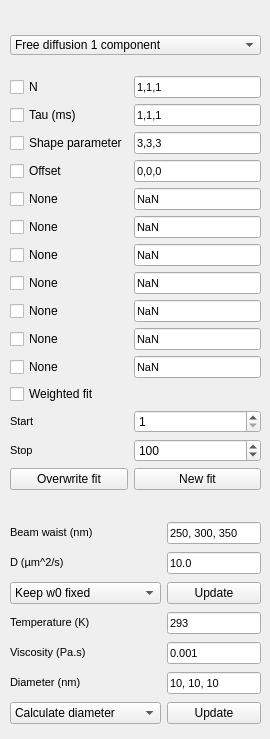
      <widget class="QWidget" name="tab_2">
       <attribute name="title">
        <string>Fit</string>
       </attribute>
       <widget class="QWidget" name="verticalLayoutWidget_4">
        <property name="geometry">
         <rect>
          <x>10</x>
          <y>20</y>
          <width>251</width>
          <height>487</height>
         </rect>
        </property>
        <layout class="QVBoxLayout" name="verticalLayout_8" stretch="0,0">
         <item>
          <widget class="QComboBox" name="fitModel_dropdown">
           <property name="sizePolicy">
            <sizepolicy hsizetype="Preferred" vsizetype="Fixed">
             <horstretch>0</horstretch>
             <verstretch>0</verstretch>
            </sizepolicy>
           </property>
           <property name="maximumSize">
            <size>
             <width>16777215</width>
             <height>20</height>
            </size>
           </property>
           <item>
            <property name="text">
             <string>Free diffusion 1 component</string>
            </property>
           </item>
           <item>
            <property name="text">
             <string>Anomalous diffusion 1 component</string>
            </property>
           </item>
           <item>
            <property name="text">
             <string>Free diffusion circular scanning</string>
            </property>
           </item>
           <item>
            <property name="text">
             <string>Free diffusion 2 components</string>
            </property>
           </item>
           <item>
            <property name="text">
             <string>2 components with afterpulsing</string>
            </property>
           </item>
          </widget>
         </item>
         <item>
          <layout class="QGridLayout" name="gridLayout_9">
           <property name="verticalSpacing">
            <number>6</number>
           </property>
           <item row="2" column="1">
            <widget class="QLineEdit" name="fit2_edit">
             <property name="font">
              <font>
               <pointsize>8</pointsize>
               <weight>50</weight>
               <bold>false</bold>
              </font>
             </property>
             <property name="text">
              <string>3,3,3</string>
             </property>
            </widget>
           </item>
           <item row="8" column="1">
            <widget class="QLineEdit" name="fit8_edit">
             <property name="font">
              <font>
               <pointsize>8</pointsize>
               <weight>50</weight>
               <bold>false</bold>
              </font>
             </property>
             <property name="text">
              <string>NaN</string>
             </property>
            </widget>
           </item>
           <item row="13" column="0">
            <widget class="QLabel" name="fitstop_label">
             <property name="text">
              <string>&lt;html&gt;&lt;head/&gt;&lt;body&gt;&lt;p&gt;&lt;span style=&quot; font-size:8pt;&quot;&gt;Stop&lt;/span&gt;&lt;/p&gt;&lt;/body&gt;&lt;/html&gt;</string>
             </property>
            </widget>
           </item>
           <item row="12" column="0">
            <widget class="QLabel" name="fitstart_label">
             <property name="text">
              <string>&lt;html&gt;&lt;head/&gt;&lt;body&gt;&lt;p&gt;&lt;span style=&quot; font-size:8pt;&quot;&gt;Start&lt;/span&gt;&lt;/p&gt;&lt;/body&gt;&lt;/html&gt;</string>
             </property>
            </widget>
           </item>
           <item row="5" column="0">
            <widget class="QCheckBox" name="fit5_checkBox">
             <property name="text">
              <string>None</string>
             </property>
            </widget>
           </item>
           <item row="0" column="1">
            <widget class="QLineEdit" name="fit0_edit">
             <property name="font">
              <font>
               <pointsize>8</pointsize>
               <weight>50</weight>
               <bold>false</bold>
              </font>
             </property>
             <property name="contextMenuPolicy">
              <enum>Qt::DefaultContextMenu</enum>
             </property>
             <property name="text">
              <string>1,1,1</string>
             </property>
            </widget>
           </item>
           <item row="7" column="1">
            <widget class="QLineEdit" name="fit7_edit">
             <property name="font">
              <font>
               <pointsize>8</pointsize>
               <weight>50</weight>
               <bold>false</bold>
              </font>
             </property>
             <property name="text">
              <string>NaN</string>
             </property>
            </widget>
           </item>
           <item row="14" column="0">
            <widget class="QPushButton" name="overwriteFit_button">
             <property name="text">
              <string>Overwrite fit</string>
             </property>
             <property name="iconSize">
              <size>
               <width>0</width>
               <height>0</height>
              </size>
             </property>
            </widget>
           </item>
           <item row="1" column="1">
            <widget class="QLineEdit" name="fit1_edit">
             <property name="font">
              <font>
               <pointsize>8</pointsize>
               <weight>50</weight>
               <bold>false</bold>
              </font>
             </property>
             <property name="text">
              <string>1,1,1</string>
             </property>
            </widget>
           </item>
           <item row="7" column="0">
            <widget class="QCheckBox" name="fit7_checkBox">
             <property name="text">
              <string>None</string>
             </property>
            </widget>
           </item>
           <item row="5" column="1">
            <widget class="QLineEdit" name="fit5_edit">
             <property name="font">
              <font>
               <pointsize>8</pointsize>
               <weight>50</weight>
               <bold>false</bold>
              </font>
             </property>
             <property name="text">
              <string>NaN</string>
             </property>
            </widget>
           </item>
           <item row="14" column="1">
            <widget class="QPushButton" name="newFit_button">
             <property name="text">
              <string>New fit</string>
             </property>
            </widget>
           </item>
           <item row="6" column="0">
            <widget class="QCheckBox" name="fit6_checkBox">
             <property name="text">
              <string>None</string>
             </property>
            </widget>
           </item>
           <item row="8" column="0">
            <widget class="QCheckBox" name="fit8_checkBox">
             <property name="text">
              <string>None</string>
             </property>
            </widget>
           </item>
           <item row="4" column="1">
            <widget class="QLineEdit" name="fit4_edit">
             <property name="font">
              <font>
               <pointsize>8</pointsize>
               <weight>50</weight>
               <bold>false</bold>
              </font>
             </property>
             <property name="text">
              <string>NaN</string>
             </property>
            </widget>
           </item>
           <item row="3" column="1">
            <widget class="QLineEdit" name="fit3_edit">
             <property name="font">
              <font>
               <pointsize>8</pointsize>
               <weight>50</weight>
               <bold>false</bold>
              </font>
             </property>
             <property name="text">
              <string>0,0,0</string>
             </property>
            </widget>
           </item>
           <item row="4" column="0">
            <widget class="QCheckBox" name="fit4_checkBox">
             <property name="text">
              <string>None</string>
             </property>
            </widget>
           </item>
           <item row="6" column="1">
            <widget class="QLineEdit" name="fit6_edit">
             <property name="font">
              <font>
               <pointsize>8</pointsize>
               <weight>50</weight>
               <bold>false</bold>
              </font>
             </property>
             <property name="text">
              <string>NaN</string>
             </property>
            </widget>
           </item>
           <item row="9" column="1">
            <widget class="QLineEdit" name="fit9_edit">
             <property name="font">
              <font>
               <pointsize>8</pointsize>
               <weight>50</weight>
               <bold>false</bold>
              </font>
             </property>
             <property name="text">
              <string>NaN</string>
             </property>
            </widget>
           </item>
           <item row="9" column="0">
            <widget class="QCheckBox" name="fit9_checkBox">
             <property name="text">
              <string>None</string>
             </property>
            </widget>
           </item>
           <item row="10" column="0">
            <widget class="QCheckBox" name="fit10_checkBox">
             <property name="text">
              <string>None</string>
             </property>
            </widget>
           </item>
           <item row="10" column="1">
            <widget class="QLineEdit" name="fit10_edit">
             <property name="font">
              <font>
               <pointsize>8</pointsize>
               <weight>50</weight>
               <bold>false</bold>
              </font>
             </property>
             <property name="text">
              <string>NaN</string>
             </property>
            </widget>
           </item>
           <item row="1" column="0">
            <widget class="QCheckBox" name="fit1_checkBox">
             <property name="text">
              <string>Tau (ms)</string>
             </property>
            </widget>
           </item>
           <item row="12" column="1">
            <widget class="QSpinBox" name="fitstart_spinBox">
             <property name="minimum">
              <number>1</number>
             </property>
             <property name="maximum">
              <number>999</number>
             </property>
            </widget>
           </item>
           <item row="13" column="1">
            <widget class="QSpinBox" name="fitstop_spinBox">
             <property name="minimum">
              <number>1</number>
             </property>
             <property name="maximum">
              <number>10000</number>
             </property>
             <property name="value">
              <number>100</number>
             </property>
            </widget>
           </item>
           <item row="0" column="0">
            <widget class="QCheckBox" name="fit0_checkBox">
             <property name="text">
              <string>N</string>
             </property>
            </widget>
           </item>
           <item row="3" column="0">
            <widget class="QCheckBox" name="fit3_checkBox">
             <property name="text">
              <string>Offset</string>
             </property>
            </widget>
           </item>
           <item row="2" column="0">
            <widget class="QCheckBox" name="fit2_checkBox">
             <property name="text">
              <string>Shape parameter</string>
             </property>
            </widget>
           </item>
           <item row="11" column="0">
            <widget class="QCheckBox" name="fitweighted_checkBox">
             <property name="text">
              <string>Weighted fit</string>
             </property>
            </widget>
           </item>
          </layout>
         </item>
        </layout>
       </widget>
       <widget class="QWidget" name="gridLayoutWidget">
        <property name="geometry">
         <rect>
          <x>10</x>
          <y>520</y>
          <width>251</width>
          <height>210</height>
         </rect>
        </property>
        <layout class="QGridLayout" name="gridLayout_10" rowstretch="0,0,0,0,0,0,0,0" columnstretch="0,0">
         <item row="5" column="1">
          <widget class="QLineEdit" name="visc_edit">
           <property name="font">
            <font>
             <pointsize>8</pointsize>
             <weight>50</weight>
             <bold>false</bold>
            </font>
           </property>
           <property name="text">
            <string>0.001</string>
           </property>
          </widget>
         </item>
         <item row="5" column="0">
          <widget class="QLabel" name="viscosity_label">
           <property name="text">
            <string>&lt;html&gt;&lt;head/&gt;&lt;body&gt;&lt;p&gt;&lt;span style=&quot; font-size:8pt;&quot;&gt;Viscosity (Pa.s)&lt;/span&gt;&lt;/p&gt;&lt;/body&gt;&lt;/html&gt;</string>
           </property>
          </widget>
         </item>
         <item row="0" column="0">
          <widget class="QLabel" name="w0_label">
           <property name="text">
            <string>&lt;html&gt;&lt;head/&gt;&lt;body&gt;&lt;p&gt;&lt;span style=&quot; font-size:8pt;&quot;&gt;Beam waist (nm)&lt;/span&gt;&lt;/p&gt;&lt;/body&gt;&lt;/html&gt;</string>
           </property>
          </widget>
         </item>
         <item row="2" column="1">
          <widget class="QLineEdit" name="D_edit">
           <property name="font">
            <font>
             <pointsize>8</pointsize>
             <weight>50</weight>
             <bold>false</bold>
            </font>
           </property>
           <property name="text">
            <string>10.0</string>
           </property>
          </widget>
         </item>
         <item row="2" column="0">
          <widget class="QLabel" name="D_label">
           <property name="text">
            <string>&lt;html&gt;&lt;head/&gt;&lt;body&gt;&lt;p&gt;&lt;span style=&quot; font-size:8pt;&quot;&gt;D (µm^2/s)&lt;/span&gt;&lt;/p&gt;&lt;/body&gt;&lt;/html&gt;</string>
           </property>
          </widget>
         </item>
         <item row="0" column="1">
          <widget class="QLineEdit" name="w0_edit">
           <property name="font">
            <font>
             <pointsize>8</pointsize>
             <weight>50</weight>
             <bold>false</bold>
            </font>
           </property>
           <property name="text">
            <string>250, 300, 350</string>
           </property>
          </widget>
         </item>
         <item row="4" column="1">
          <widget class="QLineEdit" name="T_edit">
           <property name="font">
            <font>
             <pointsize>8</pointsize>
             <weight>50</weight>
             <bold>false</bold>
            </font>
           </property>
           <property name="text">
            <string>293</string>
           </property>
          </widget>
         </item>
         <item row="4" column="0">
          <widget class="QLabel" name="temperature_label">
           <property name="text">
            <string>&lt;html&gt;&lt;head/&gt;&lt;body&gt;&lt;p&gt;&lt;span style=&quot; font-size:8pt;&quot;&gt;Temperature (K)&lt;/span&gt;&lt;/p&gt;&lt;/body&gt;&lt;/html&gt;</string>
           </property>
          </widget>
         </item>
         <item row="3" column="0">
          <widget class="QComboBox" name="keepFixed_dropdown">
           <item>
            <property name="text">
             <string>Keep w0 fixed</string>
            </property>
           </item>
           <item>
            <property name="text">
             <string>Keep D fixed</string>
            </property>
           </item>
          </widget>
         </item>
         <item row="3" column="1">
          <widget class="QPushButton" name="updateDiffLaw_button">
           <property name="text">
            <string>Update</string>
           </property>
          </widget>
         </item>
         <item row="7" column="0">
          <widget class="QComboBox" name="calcDiameter_dropdown">
           <item>
            <property name="text">
             <string>Calculate diameter</string>
            </property>
           </item>
           <item>
            <property name="text">
             <string>Calculate viscosity</string>
            </property>
           </item>
           <item>
            <property name="text">
             <string>Calculate temperature</string>
            </property>
           </item>
          </widget>
         </item>
         <item row="6" column="0">
          <widget class="QLabel" name="diameter_label">
           <property name="text">
            <string>&lt;html&gt;&lt;head/&gt;&lt;body&gt;&lt;p&gt;&lt;span style=&quot; font-size:8pt;&quot;&gt;Diameter (nm)&lt;/span&gt;&lt;/p&gt;&lt;/body&gt;&lt;/html&gt;</string>
           </property>
          </widget>
         </item>
         <item row="6" column="1">
          <widget class="QLineEdit" name="diameter_edit">
           <property name="font">
            <font>
             <pointsize>8</pointsize>
             <weight>50</weight>
             <bold>false</bold>
            </font>
           </property>
           <property name="text">
            <string>10, 10, 10</string>
           </property>
          </widget>
         </item>
         <item row="7" column="1">
          <widget class="QPushButton" name="updateDiffLawDiameter_button">
           <property name="text">
            <string>Update</string>
           </property>
          </widget>
         </item>
        </layout>
       </widget>
      </widget>
